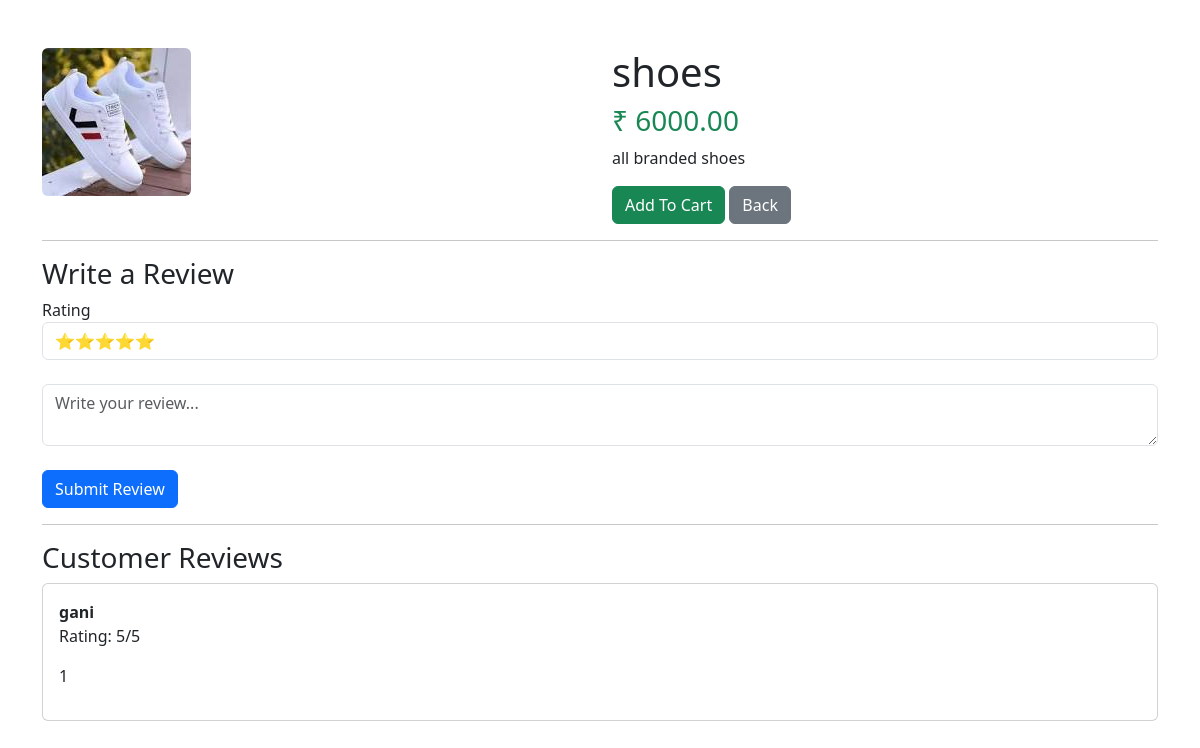
Page /product/3/ on the committed database.
### store/models.py (models this page shows, shortened)
class Product(models.Model):
    category = models.ForeignKey(
        Category,
        on_delete=models.CASCADE,
        null=True,
        blank=True
    )
    name = models.CharField(max_length=100)
    description = models.TextField()
    price = models.DecimalField(max_digits=10, decimal_places=2)
    stock = models.PositiveIntegerField(default=0)
    image = models.ImageField(upload_to='products/', blank=True, null=True)

class Review(models.Model):
    product = models.ForeignKey(Product, on_delete=models.CASCADE)
    user = models.ForeignKey(User, on_delete=models.CASCADE)
    rating = models.IntegerField()   # 1 to 5 stars
    comment = models.TextField()
    created_at = models.DateTimeField(auto_now_add=True)

### store/views.py (the view)
def product_detail(request, product_id):
    product = get_object_or_404(
        Product,
        id=product_id
    )
    reviews = Review.objects.filter(
        product=product
    )
    return render(
        request,
        'product_details.html',
        {
            'product': product,
            'reviews': reviews
        }
    )

### store/templates/product_details.html (shortened to what this page needs)
<!DOCTYPE html>
<html>
<head>
    <link href="https://cdn.jsdelivr.net/npm/bootstrap@5.3.3/dist/css/bootstrap.min.css" rel="stylesheet">
</head>
<body>
<div class="container mt-5">
    <div class="row">
        <div class="col-md-6">
            {% if product.image %}
                <img src="{{ product.image.url }}"
                     class="img-fluid rounded">
            {% endif %}
        </div>
        <div class="col-md-6">
            <h1>{{ product.name }}</h1>
            <h3 class="text-success">
                ₹ {{ product.price }}
            </h3>
            <p>
                {{ product.description }}
            </p>
            <a href="{% url 'store:add_to_cart' product.id %}"
               class="btn btn-success">
                Add To Cart
            </a>
            <a href="{% url 'store:home' %}"
               class="btn btn-secondary">
                Back
            </a>
        </div>
    </div>
    <hr>
    <h3>Write a Review</h3>
    <form method="POST"
          action="{% url 'store:add_review' product.id %}">
        <label>Rating</label>
        <select name="rating" class="form-control">
            <option value="5">⭐⭐⭐⭐⭐</option>
        </select>
        <br>
        <textarea
            name="comment"
            class="form-control"
            placeholder="Write your review..."
            required></textarea>
        <br>
        <button type="submit"
                class="btn btn-primary">
            Submit Review
        </button>
    </form>
    <hr>
    <h3>Customer Reviews</h3>
    {% for review in reviews %}
    <div class="card p-3 mb-3">
        <strong>{{ review.user.username }}</strong>
        <p>
            Rating: {{ review.rating }}/5
        </p>
        <p>
            {{ review.comment }}
        </p>
    </div>
    {% empty %}
    <p>No reviews yet.</p>
    {% endfor %}
</div>
</body>
</html>

### rows in the picture
Product: image (picture), name "shoes", price "6000.00", description "all branded shoes"
Review: user.username "gani", rating "5", comment "1"
